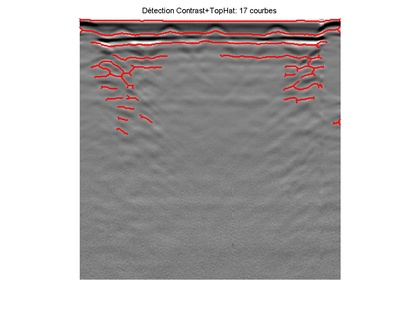
%> input picture assets/fail_morph.jpg, 420 x 315 px, shrunk from 1201 x 901 before the run
$ octave --eval "detect_hyperboles;"   (GNU Octave 9; MATLAB toolbox functions it lacks are replaced by stand-ins)
%> lines starting %> are read from the running program, lines starting %| are printed output that depends on the picture; in (x1, y1, x2, y2) boxes, pixels count from 0 and x2, y2 are one past the last pixel; in counts of white or black regions, pixels touching at a corner belong together; the program's own positions count from 1
function detect_hyperboles()
    clc;
    fprintf('--- Démarrage V13 (SVD Pure + Smart Crop uniquement) ---\n');

    % --- CONFIGURATION ---
    output_base = 'results';
    dirs_to_process = {'with_aug', 'without_aug'};

    % --- PARAMÈTRES ---
    % SVD: 1 = Retire la structure horizontale principale (le sol/surface)
    eigen_to_remove = 1;

    % Smart Crop (Bas uniquement)
    min_keep_ratio = 0.20;
    max_keep_ratio = 0.65;

    summary_data = {};
    all_curves_data = struct();
    curve_counter = 0;

    for k = 1:length(dirs_to_process)
        dir_name = dirs_to_process{k};

        % Recherche Dossier
        if exist(fullfile(pwd, dir_name), 'dir') == 7
            input_path = fullfile(pwd, dir_name);
        else
            input_path = uigetdir(pwd, sprintf('Sélectionnez %s', dir_name));
%> the answer given: ../../assets
            if input_path == 0, continue; end
        end

        [~, name_only] = fileparts(input_path);
        output_path = fullfile(pwd, output_base, name_only);
        if exist(output_path, 'dir') ~= 7, mkdir(output_path); end

        images = dir(fullfile(input_path, '*.*'));
        images = images(~[images.isdir]);

        fprintf('Traitement de %d images dans %s...\n', length(images), dir_name);

        for i = 1:length(images)
            img_name = images(i).name;
            full_path = fullfile(input_path, img_name);

            try
                % 1. Lecture
                original_img = imread(full_path);
%> original_img is the input picture: size 315x420x3 uint8; mean R, G, B 189.7, 185.9, 185.9
                if size(original_img, 3) == 3, gray_img = rgb2gray(original_img); else, gray_img = original_img; end
%> after `gray_img = rgb2gray(original_img)`:
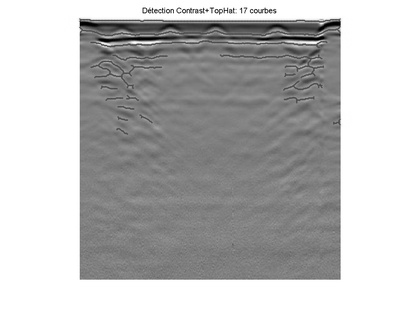
%> gray_img: size 315x420 uint8; min 0, max 255, mean 187
                [rows, cols] = size(gray_img);
%> rows = 315; cols = 420

                % --- 2. SMART CROP (Calcul Ligne Bleue) ---
                row_std = std(double(gray_img), 0, 2);
%> row_std = 315 values, max 106.2 at index 39, min 0 at index 284, mean 54.47
                smooth_std = conv(row_std, ones(10,1)/10, 'same');
                mean_act = mean(smooth_std);
%> mean_act = 54.47

                cut_row = floor(rows * max_keep_ratio);
%> cut_row = 204
                start_s = floor(rows * min_keep_ratio);
%> start_s = 63
                end_s = floor(rows * max_keep_ratio);
%> end_s = 204

                for r = start_s : end_s
                    if smooth_std(r) < (mean_act / 1.2)
                        cut_row = r; break;
                    end
                end

                % Image de travail (Double précision obligatoire pour SVD)
                % On coupe le bas, mais ON GARDE LE HAUT intact
                work_img = double(gray_img(1:cut_row, :));
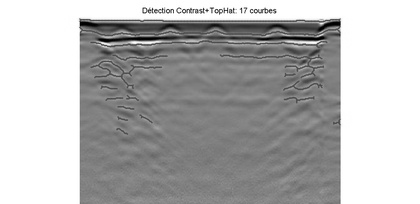
%> work_img: size 204x420 double; min 0, max 255, mean 179.5

                % --- 3. SVD FILTERING (Suppression mathématique du sol) ---
                % C'est ici que la magie opère : on retire l'énergie horizontale
                [U, S, V] = svd(work_img, 'econ');

                % On annule la composante dominante (le sol plat / la surface)
                for e = 1:min(eigen_to_remove, size(S,1))
                    S(e, e) = 0;
                end

                % Reconstruction
                reconstructed_img = U * S * V';

                % Normalisation
                abs_img = abs(reconstructed_img);
                norm_img = (abs_img - min(abs_img(:))) / (max(abs_img(:)) - min(abs_img(:)));

                % --- 4. SEUILLAGE ---
                level = graythresh(norm_img);
%> level = 0.271
                % On booste un peu le seuil pour ne garder que les contrastes forts
                bw = im2bw(norm_img, level * 1.2);

                % --- 5. NETTOYAGE ---
                % On retire les petits points isolés
                bw = bwareaopen(bw, 60);

                % Reconnexion (Closing)
                se = strel('rectangle', [5 2]);
                bw = imclose(bw, se);

                % Squelettisation
                full_mask = false(rows, cols);
                full_mask(1:cut_row, :) = bw;
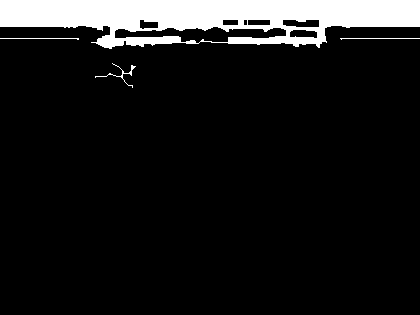
%> full_mask: size 315x420 logical; 10% white; 4 white regions, box (x1, y1, x2, y2) and area: (0, 0, 420, 49) 13010, (95, 63, 136, 88) 100, (0, 38, 79, 40) 81, (340, 38, 420, 40) 81
                final_skel = bwmorph(full_mask, 'skel', Inf);
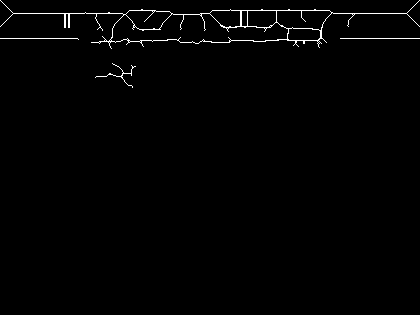
%> final_skel: size 315x420 logical; 1.1% white in thin lines or dots, all inside (x1, y1, x2, y2) = (0, 0, 420, 88)

                % --- 6. SÉLECTION (Plus grand objet) ---
                cc = bwconncomp(final_skel);
%> cc = 4 connected components

                if cc.NumObjects > 0
                    props = regionprops(cc, 'PixelList', 'MajorAxisLength');
%> props = 4 regions; MajorAxisLength: 399.5, 91.22, 41.98, 92.38
                    % On garde la ligne la plus longue
                    [~, idx] = max([props.MajorAxisLength]);
%> idx = 1
                    best_xy = props(idx).PixelList;
%> best_xy = 1244 rows, first 12: [1 1; 2 2; 3 3; 4 4; 5 5; 6 6; 7 7; 8 8; 9 9; 10 10; 11 11; 12 12]
                    num_obj = 1;
                else
                    num_obj = 0;
                    best_xy = [];
                end

                summary_data{end+1, 1} = img_name;
                summary_data{end, 2} = num_obj;

                if num_obj > 0
                    curve_counter = curve_counter + 1;
                    all_curves_data(curve_counter).image_name = img_name;
                    all_curves_data(curve_counter).id = sprintf('%s_h1', img_name);
                    all_curves_data(curve_counter).xy = best_xy;
                    all_curves_data(curve_counter).folder = dir_name;
                end

                % --- VISUALISATION ---
                fig = figure('Visible', 'off');
                imshow(original_img); hold on;

                % Ligne Bleue (Smart Crop) UNIQUEMENT
                line([1 cols], [cut_row cut_row], 'Color', 'b', 'LineWidth', 1);

                if ~isempty(best_xy)
                    % Points MAGENTA
                    plot(best_xy(:,1), best_xy(:,2), 'm.', 'MarkerSize', 3);
                    title('SVD Pure: Detected');
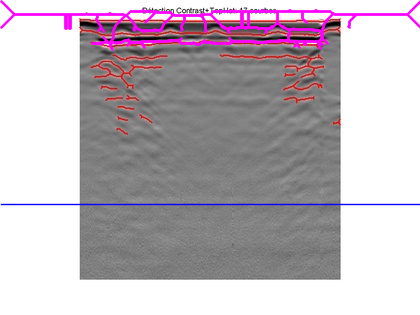
%> figure redrawn from the program's plot data; its title reads 'SVD Pure: Detected'
                else
                    title('SVD Pure: Rien détecté');
                end

                print(fig, fullfile(output_path, ['det_' img_name]), '-dpng');
                close(fig);

                if mod(i, 20) == 0, fprintf('.'); end

            catch ME
                fprintf('\nErreur %s: %s\n', img_name, ME.message);
            end
        end
        fprintf('\n[OK] %s terminé.\n', dir_name);
%| [OK] with_aug terminé.
    end

    if ~isempty(summary_data)
        fid = fopen('detection_summary.csv', 'w');
        fprintf(fid, 'Image,Count\n');
        for r=1:size(summary_data,1), fprintf(fid,'%s,%d\n',summary_data{r,1},summary_data{r,2}); end
        fclose(fid);
        save('hyperboles_data.mat', 'all_curves_data');
        fprintf('Terminé.\n');
    end
end
%> (the run ends here)
